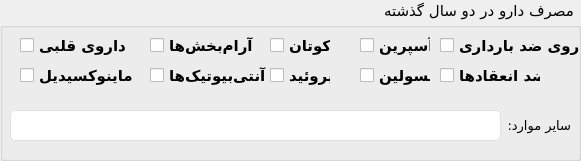
    <widget class="QGroupBox" name="groupBox_12">
     <property name="geometry">
      <rect>
       <x>20</x>
       <y>330</y>
       <width>581</width>
       <height>161</height>
      </rect>
     </property>
     <property name="font">
      <font>
       <family>Vazirmatn Black</family>
       <pointsize>11</pointsize>
      </font>
     </property>
     <property name="layoutDirection">
      <enum>Qt::RightToLeft</enum>
     </property>
     <property name="title">
      <string>مصرف دارو در دو سال گذشته</string>
     </property>
     <property name="alignment">
      <set>Qt::AlignLeading|Qt::AlignLeft|Qt::AlignVCenter</set>
     </property>
     <widget class="QCheckBox" name="contraceptive_chkbox">
      <property name="geometry">
       <rect>
        <x>440</x>
        <y>30</y>
        <width>141</width>
        <height>31</height>
       </rect>
      </property>
      <property name="font">
       <font>
        <family>Vazirmatn</family>
        <weight>75</weight>
        <bold>true</bold>
       </font>
      </property>
      <property name="layoutDirection">
       <enum>Qt::LeftToRight</enum>
      </property>
      <property name="text">
       <string>داروی ضد بارداری</string>
      </property>
     </widget>
     <widget class="QCheckBox" name="sedative_chkbox">
      <property name="geometry">
       <rect>
        <x>150</x>
        <y>30</y>
        <width>141</width>
        <height>31</height>
       </rect>
      </property>
      <property name="font">
       <font>
        <family>Vazirmatn</family>
        <weight>75</weight>
        <bold>true</bold>
       </font>
      </property>
      <property name="layoutDirection">
       <enum>Qt::LeftToRight</enum>
      </property>
      <property name="text">
       <string>آرام‌بخش‌ها</string>
      </property>
     </widget>
     <widget class="QCheckBox" name="heart_chkbox">
      <property name="geometry">
       <rect>
        <x>20</x>
        <y>30</y>
        <width>131</width>
        <height>31</height>
       </rect>
      </property>
      <property name="font">
       <font>
        <family>Vazirmatn</family>
        <weight>75</weight>
        <bold>true</bold>
       </font>
      </property>
      <property name="layoutDirection">
       <enum>Qt::LeftToRight</enum>
      </property>
      <property name="text">
       <string>داروی قلبی</string>
      </property>
     </widget>
     <widget class="QCheckBox" name="anticoagulants_chkbox">
      <property name="geometry">
       <rect>
        <x>440</x>
        <y>60</y>
        <width>101</width>
        <height>31</height>
       </rect>
      </property>
      <property name="font">
       <font>
        <family>Vazirmatn</family>
        <weight>75</weight>
        <bold>true</bold>
       </font>
      </property>
      <property name="layoutDirection">
       <enum>Qt::LeftToRight</enum>
      </property>
      <property name="text">
       <string>ضد انعقادها</string>
      </property>
     </widget>
     <widget class="QLineEdit" name="medicationsOtherItems_txtbox">
      <property name="geometry">
       <rect>
        <x>10</x>
        <y>110</y>
        <width>491</width>
        <height>31</height>
       </rect>
      </property>
      <property name="font">
       <font>
        <family>Vazirmatn</family>
        <pointsize>12</pointsize>
       </font>
      </property>
      <property name="layoutDirection">
       <enum>Qt::LeftToRight</enum>
      </property>
      <property name="styleSheet">
       <string notr="true">/* Basic LineEdit styling */
QLineEdit {
    background-color: #ffffff; /* White background */
    border: 1px solid #dee2e6; /* Light grey border */
    border-radius: 5px; /* Rounded corners */
    color: #343a40; /* Dark grey text color */
    outline: none; /* Remove default outline */
}

/* Hover effect */
QLineEdit:hover {
    border: 1px solid #007bff; /* Blue border on hover */
}

/* Focus effect */
QLineEdit:focus {
    border: 1px solid #007bff; /* Blue border on focus */
}

/* Disabled state */
QLineEdit:disabled {
    background-color: #e9ecef; /* Light grey background when disabled */
    color: #6c757d; /* Grey text color when disabled */
}

</string>
      </property>
      <property name="locale">
       <locale language="Persian" country="Iran"/>
      </property>
     </widget>
     <widget class="QLabel" name="label_17">
      <property name="geometry">
       <rect>
        <x>500</x>
        <y>110</y>
        <width>71</width>
        <height>31</height>
       </rect>
      </property>
      <property name="font">
       <font>
        <family>Vazirmatn Black</family>
        <pointsize>10</pointsize>
       </font>
      </property>
      <property name="text">
       <string>سایر موارد:</string>
      </property>
     </widget>
     <widget class="QCheckBox" name="antibioticsMedicine_chkbox">
      <property name="geometry">
       <rect>
        <x>150</x>
        <y>60</y>
        <width>141</width>
        <height>31</height>
       </rect>
      </property>
      <property name="font">
       <font>
        <family>Vazirmatn</family>
        <weight>75</weight>
        <bold>true</bold>
       </font>
      </property>
      <property name="layoutDirection">
       <enum>Qt::LeftToRight</enum>
      </property>
      <property name="text">
       <string>آنتی‌بیوتیک‌ها</string>
      </property>
     </widget>
     <widget class="QCheckBox" name="Minoxidil_chkbox">
      <property name="geometry">
       <rect>
        <x>20</x>
        <y>60</y>
        <width>141</width>
        <height>31</height>
       </rect>
      </property>
      <property name="font">
       <font>
        <family>Vazirmatn</family>
        <weight>75</weight>
        <bold>true</bold>
       </font>
      </property>
      <property name="layoutDirection">
       <enum>Qt::LeftToRight</enum>
      </property>
      <property name="text">
       <string>ماینوکسیدیل</string>
      </property>
     </widget>
     <widget class="QCheckBox" name="aspirin_chkbox">
      <property name="geometry">
       <rect>
        <x>360</x>
        <y>30</y>
        <width>71</width>
        <height>31</height>
       </rect>
      </property>
      <property name="font">
       <font>
        <family>Vazirmatn</family>
        <weight>75</weight>
        <bold>true</bold>
       </font>
      </property>
      <property name="layoutDirection">
       <enum>Qt::LeftToRight</enum>
      </property>
      <property name="text">
       <string>آسپرین</string>
      </property>
     </widget>
     <widget class="QCheckBox" name="thyroidMedicine_chkbox">
      <property name="geometry">
       <rect>
        <x>270</x>
        <y>60</y>
        <width>61</width>
        <height>31</height>
       </rect>
      </property>
      <property name="font">
       <font>
        <family>Vazirmatn</family>
        <weight>75</weight>
        <bold>true</bold>
       </font>
      </property>
      <property name="layoutDirection">
       <enum>Qt::LeftToRight</enum>
      </property>
      <property name="text">
       <string>تیروئید</string>
      </property>
     </widget>
     <widget class="QCheckBox" name="insulin_chkbox">
      <property name="geometry">
       <rect>
        <x>360</x>
        <y>60</y>
        <width>71</width>
        <height>31</height>
       </rect>
      </property>
      <property name="font">
       <font>
        <family>Vazirmatn</family>
        <weight>75</weight>
        <bold>true</bold>
       </font>
      </property>
      <property name="layoutDirection">
       <enum>Qt::LeftToRight</enum>
      </property>
      <property name="text">
       <string>انسولین</string>
      </property>
     </widget>
     <widget class="QCheckBox" name="roaccutane_chkbox">
      <property name="geometry">
       <rect>
        <x>270</x>
        <y>30</y>
        <width>61</width>
        <height>31</height>
       </rect>
      </property>
      <property name="font">
       <font>
        <family>Vazirmatn</family>
        <weight>75</weight>
        <bold>true</bold>
       </font>
      </property>
      <property name="layoutDirection">
       <enum>Qt::LeftToRight</enum>
      </property>
      <property name="text">
       <string>راکوتان</string>
      </property>
     </widget>
    </widget>
